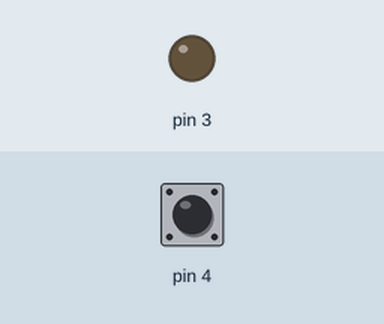
Bench run of a sketch on a simulated Arduino Uno, built with avr-gcc and run on an emulated ATmega328P. On the bench: output pins drawn as LEDs (lit = HIGH). The test bench sets the inputs (shaded band); at power-on: pin 4 HIGH. No radio packets arrive unless stated.

Above: at 0.1 s.
At 2.1 s:
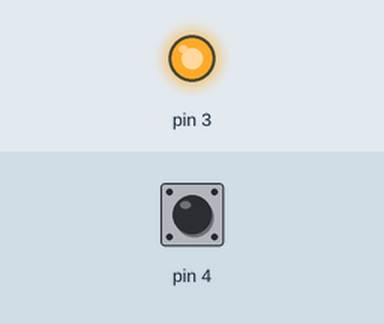
Timing chart, 0 to 3.6 s (numbered marks = the images above):
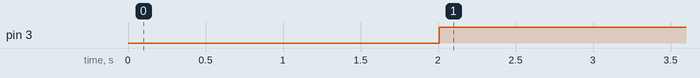

Measured:
- by itself, pin 3: LOW → HIGH at 2.0 s

The sketch:

Radio_Range_Test_Sender.ino
```cpp
#include <RF24.h>
#include <RF24_config.h>
#include <nRF24L01.h>
#include <printf.h>
#include <SPI.h>

int button = 0;
bool startup = false;
bool recieved = false;

RF24 radio(9,7); //instantiating the radio object and setting CE to pin 9 and CSN to pin 10 (CSN pin 8 when testing with UNO)
const byte address[5] = {'f','t','h','i','s'};
char txt0[2] = "0";
char txt1[2] = "1";

void setup() {
  // put your setup code here, to run once:
  delay(2000); // lets the capacitors charge up before handshake attempt (doesn't appear to be necessary for nano every, is necessary for uno)
  pinMode(4,INPUT_PULLUP);
  pinMode(3,OUTPUT);
  radio.begin();
  radio.setPALevel(RF24_PA_MIN);
  radio.setDataRate(RF24_250KBPS);
  radio.openWritingPipe(address);
  radio.stopListening();
  digitalWrite(3,LOW);
  if (radio.isChipConnected()){
    startup = true;
  }
};

void loop() {
  // put your main code here, to run repeatedly:
  button = digitalRead(4);
  if (button==1){
    recieved = radio.write(&txt1,sizeof(txt1));
  }else{
    recieved = radio.write(&txt0,sizeof(txt0));
  }

  if (recieved){
    digitalWrite(3,HIGH);
  }else{
    digitalWrite(3,LOW);
  }

  delay(200);
};
```
